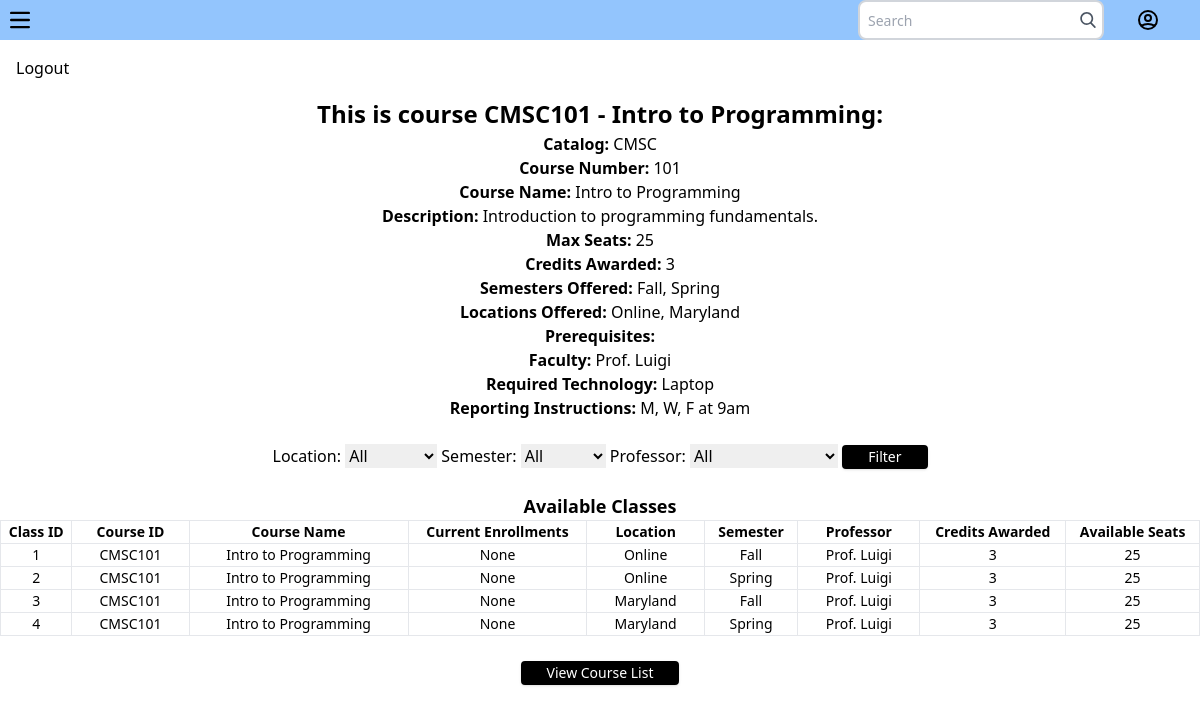
Page /course/CMSC101 (signed in) on the committed database.
### src/app.py (models this page shows, shortened)
class Course(db.Model):
    __tablename__ = 'courses'
    catalog = db.Column(db.String(4), nullable=False)
    course_number = db.Column(db.Integer, nullable=False)
    course_id = db.Column(db.String(7), primary_key=True, unique=True)
    semesters_offered = db.Column(JSON, nullable=True)
    course_name = db.Column(db.String(250), nullable=True)
    description = db.Column(db.String(250), nullable=True)
    max_seats = db.Column(db.Integer, nullable=False)
    locations_offered = db.Column(JSON, nullable=True)
    prereqs = db.Column(JSON, nullable=True)
    faculty = db.Column(JSON, nullable=True)
    credits_awarded = db.Column(db.Integer, nullable=False)
    required_technology = db.Column(db.String(250), nullable=True)
    reporting_instructions = db.Column(db.String(250), nullable=True)

class Class(db.Model):
    __tablename__ = 'classes'
    class_id = db.Column(db.Integer, primary_key=True, nullable=False)
    course_id = db.Column(db.String(7), db.ForeignKey('courses.course_id'))
    course_name = db.Column(db.String(250), nullable=True)
    current_enrollments = db.Column(JSON, nullable=True)
    location = db.Column(db.String(64), nullable=False)
    semester = db.Column(db.String(8), nullable=False)
    professor = db.Column(db.String(64), nullable=False)
    credits_awarded = db.Column(db.Integer, nullable=False)
    available_seats = db.Column(db.Integer, nullable=False)

### src/app.py (the view)
@app.route('/course/<course_id>')
@login_required
def course_details(course_id):
    selected_location = request.args.get('location', '')
    selected_semester = request.args.get('semester', '')
    selected_professor = request.args.get('professor', '')
    course = Course.query.get_or_404(course_id)
    all_classes = Class.query.filter_by(course_id=course_id).order_by(asc(Class.class_id))
    if selected_location:
        all_classes = all_classes.filter_by(location=selected_location)
    if selected_semester:
        all_classes = all_classes.filter_by(semester=selected_semester)
    if selected_professor:
        all_classes = all_classes.filter_by(professor=selected_professor)
    locations = Class.query.with_entities(Class.location).distinct().all()
    semesters = Class.query.with_entities(Class.semester).distinct().all()
    professors = Class.query.with_entities(Class.professor).distinct().all()
    semesters.sort()
    locations.sort()
    professors.sort()
    return render_template('course_details.html',
                           course=course,
                           all_classes=all_classes,
                           locations=[loc[0] for loc in locations],
                           semesters=[sem[0] for sem in semesters],
                           professors=[prof[0] for prof in professors])

### src/app.py (called while the page is built)
@login_mgr.user_loader
def load_user(id):
    return User.query.get(int(id))

### src/templates/course_details.html (shortened to what this page needs)
<!DOCTYPE html>
<html lang="en">
<head>
    <link rel="stylesheet" href="{{url_for('static', filename='dist/css/table.css')}}">
</head>
<body>
    <nav class="bg-blue-300 w-full">
        <div class="flex justify-between">
            <div>
                <button data-collapse-toggle="navbar-hamburger" type="button" class="inline-flex items-center justify-center p-2 w-10 h-10 text-sm text-black rounded-lg aria-controls="navbar-hamburger" aria-expanded="false">
                    <svg class="w-5 h-5" aria-hidden="true" xmlns="http://www.w3.org/2000/svg" fill="none" viewBox="0 0 17 14">
                        <path stroke="currentColor" stroke-linecap="round" stroke-linejoin="round" stroke-width="2" d="M1 1h15M1 7h15M1 13h15"/>
                    </svg>
                </button>
            </div>
            <div class="relative flex justify-between right-10">
                <div class="relative right-8">
                    <input
                        class="border-2 border-gray-300 bg-white h-10 pl-2 pr-8 rounded-lg text-sm focus:outline-none"
                        type="search" name="search" placeholder="Search">
                    <button type="submit" class="absolute right-0 top-0 mt-3 mr-2">
                    </button>
                </div>
                <a class="relative flex items-center" href="#">
                </a>
            </div>
        </div>
    </nav>
    <aside class="bg-gray-100 w-64 h-full fixed top-0 left-0 p-4">
        <ul>
            <li><a href="{{url_for('logout')}}" class="block text-black hover:text-blue-600">Logout</a></li>
        </ul>
    </aside>
    <main class="ml-64 p-8 text-center">
        <h2 class="text-3xl md:text-3xl font-extrabold;" style=" font-weight: bold; font-size: x-large;">
            This is course  {{ course.course_id }} - {{ course.course_name }}:
        </h2>
        <ul>
            <li style="text-align: center;"><strong>Catalog:</strong> {{ course.catalog }}</li>
            <li style="text-align: center;"><strong>Course Number:</strong> {{ course.course_number }}</li>
            <li style="text-align: center;"><strong>Course Name:</strong> {{ course.course_name }}</li>
            <li style="text-align: center;"><strong>Description:</strong> {{ course.description }}</li>
            <li style="text-align: center;"><strong>Max Seats:</strong> {{ course.max_seats }}</li>
            <li style="text-align: center;"><strong>Credits Awarded:</strong> {{ course.credits_awarded }}</li>
            <li style="text-align: center;"><strong>Semesters Offered:</strong> {{ course.semesters_offered | join(', ') }}</li>
            <li style="text-align: center;"><strong>Locations Offered:</strong> {{ course.locations_offered | join(', ') }}</li>
            <li style="text-align: center;"><strong>Prerequisites:</strong> {{ course.prereq }}</li>
            <li style="text-align: center;"><strong>Faculty:</strong> {{ course.faculty | join(', ') }}</li>
            <li style="text-align: center;"><strong>Required Technology:</strong> {{ course.required_technology }}</li>
            <li style="text-align: center;"><strong>Reporting Instructions:</strong> {{ course.reporting_instructions }}</li>
            <br>
        </ul>
        <form method="GET" action="{{ url_for('course_details', course_id=course.course_id) }}">
            <label for="location">Location:</label>
            <select name="location" id="location">
                <option value="">All</option>
            </select>
            <label for="semester">Semester:</label>
            <select name="semester" id="semester">
                <option value="">All</option>
            </select>
            <label for="professor">Professor:</label>
            <select name="professor" id="professor">
                <option value="">All</option>
            </select>
            <button type="submit"class="text-white hover:text-black bg-black hover:bg-white
            font-medium text-sm px-6 py-2 border-2 border-black shadow rounded transition duration-200">Filter</button>
        </form>
        <br>
        <h2 style="font-weight: bold; font-size: large; ">Available Classes</h2>
        <div class="relative overflow-x-auto shadow-md sm:rounded-lg">
        <table class="px-2 py-2 w-full text-sm text-left rtl:text-right text-black-500 dark:text-gray-400 border border-gray-400">
            <thead class="text-xs text-gray-700 uppercase dark:text-gray-400 border border-gray-400">
                <tr>
                    <th scope="col" class="px-1 py-2 border border-gray-400">Class ID</th>
                    <th scope="col" class="px-1 py-2 border border-gray-400">Course ID</th>
                    <th scope="col" class="px-1 py-2 border border-gray-400">Course Name</th>
                    <th scope="col" class="px-1 py-2 border border-gray-400">Current Enrollments</th>
                    <th scope="col" class="px-1 py-2 border border-gray-400">Location</th>
                    <th scope="col" class="px-1 py-2 border border-gray-400">Semester</th>
                    <th scope="col" class="px-1 py-2 border border-gray-400">Professor</th>
                    <th scope="col" class="px-1 py-2 border border-gray-400">Credits Awarded</th>
                    <th scope="col" class="px-1 py-2 border border-gray-400">Available Seats</th>
                </tr>
            </thead>
            <tbody>
                {% for class in all_classes %}
                    {% if class.course_id == course.course_id %}
                        <tr>
                            <td class="px-4 py-2 border border-gray-400">{{ class.class_id }}</td>
                            <td class="px-4 py-2 border border-gray-400">{{ class.course_id }}</td>
                            <td class="px-4 py-2 border border-gray-400">{{ class.course_name }}</td>
                            <td class="px-4 py-2 border border-gray-400">{{ class.current_enrollments }}</td>
                            <td class="px-4 py-2 border border-gray-400">{{ class.location }}</td>
                            <td class="px-4 py-2 border border-gray-400">{{ class.semester }}</td>
                            <td class="px-4 py-2 border border-gray-400">{{ class.professor }}</td>
                            <td class="px-4 py-2 border border-gray-400">{{ class.credits_awarded }}</td>
                            <td class="px-4 py-2 border border-gray-400">{{ class.available_seats }}</td>
                        </tr>
                    {% endif %}
                {% endfor %}
            </tbody>
        </table>
    </main>
    <br>
    <div style="text-align: center;">
        <a href="{{url_for('view_courses')}}" >
            <button type="submit"class="text-white hover:text-black bg-black hover:bg-white
            font-medium text-sm px-6 py-2 border-2 border-black shadow rounded transition duration-200">View Course List</button>
        </a><br>
</body>
</html>

### rows in the picture
Course: course_id "CMSC101", course_name "Intro to Programming", catalog "CMSC", course_number "101", description "Introduction to programming fundamentals.", max_seats "25", credits_awarded "3", semesters_offered "Fall, Spring", locations_offered "Online, Maryland", faculty "Prof. Luigi", required_technology "Laptop", reporting_instructions "M, W, F at 9am"
Class: class_id "1", course_id "CMSC101", course_name "Intro to Programming", current_enrollments "None", location "Online", semester "Fall", professor "Prof. Luigi", credits_awarded "3", available_seats "25"
Class: class_id "2", course_id "CMSC101", course_name "Intro to Programming", current_enrollments "None", location "Online", semester "Spring", professor "Prof. Luigi", credits_awarded "3", available_seats "25"
Class: class_id "3", course_id "CMSC101", course_name "Intro to Programming", current_enrollments "None", location "Maryland", semester "Fall", professor "Prof. Luigi", credits_awarded "3", available_seats "25"
Class: class_id "4", course_id "CMSC101", course_name "Intro to Programming", current_enrollments "None", location "Maryland", semester "Spring", professor "Prof. Luigi", credits_awarded "3", available_seats "25"
